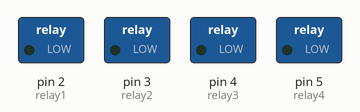
The sketch below on a simulated Arduino Uno, built with avr-gcc and run on an emulated ATmega328P. Parts: switched loads named in the sketch (green lamp = pin HIGH).

Above: at 0.5 s.
At 3.5 s:
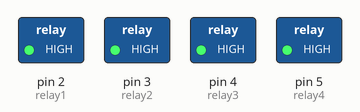
Timing chart, 0 to 4.6 s (numbered marks = the images above):
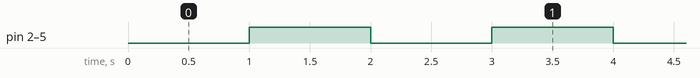

The sketch:

4channelRelay.ino
```cpp
int relay1 = 2; //릴레이1 핀설정
int relay2 = 3; //릴레이2 핀설정
int relay3 = 4; //릴레이3 핀설정
int relay4 = 5; //릴레이4 핀설정

void setup ()
{
  pinMode (relay1, OUTPUT); // relay1 -> 배수
  pinMode (relay2, OUTPUT); // relay2 -> 급수
  pinMode (relay3, OUTPUT); // relay3 -> 히터
  pinMode (relay4, OUTPUT); // relay4 -> 조명


  digitalWrite (relay1, HIGH);
  digitalWrite (relay2, HIGH);
  digitalWrite (relay3, HIGH);
  digitalWrite (relay4, HIGH);
}
void loop ()
{

  digitalWrite (relay1, LOW); // 릴레이 ON
  digitalWrite (relay2, LOW); // 릴레이 ON
  digitalWrite (relay3, LOW); // 릴레이 ON
  digitalWrite (relay4, LOW); // 릴레이 ON
  delay(1000);

  digitalWrite (relay1, HIGH); // 릴레이 OFF
  digitalWrite (relay2, HIGH); // 릴레이 OFF
  digitalWrite (relay3, HIGH); // 릴레이 OFF
  digitalWrite (relay4, HIGH); // 릴레이 OFF
  delay (1000);

  //조건없이 릴레이 작동여부 확인
}
```

Measured:
- by itself, pin 2 (relay1), pin 3 (relay2), pin 4 (relay3), pin 5 (relay4): alternates HIGH for 1.0 s and LOW for 1.0 s
